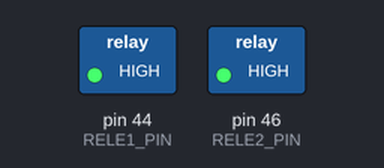
Recording of a sketch running on a simulated Arduino Mega 2560, built with avr-gcc and run on an emulated ATmega2560. Shown: switched loads named in the sketch (green lamp = pin HIGH). Pins used as bus, display or sensor lines are not drawn.

Above: at 1.0 s.
At 2.5 s:
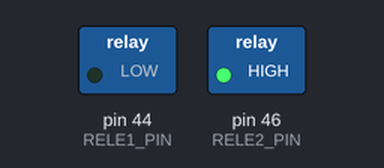
At 3.5 s:
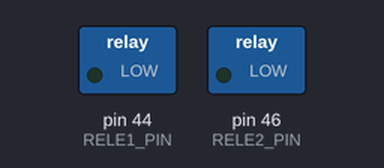
At 4.5 s:
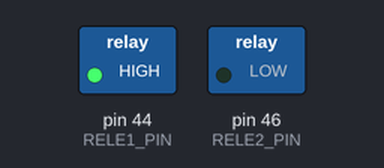
Timing chart, 0 to 5.2 s (numbered marks = the images above):
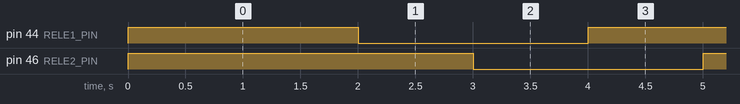

Measured:
- by itself, pin 44 (RELE1_PIN), pin 46 (RELE2_PIN): alternates HIGH for 2.0 s and LOW for 2.0 s
- by itself, everything shown: repeats every 4.0 s, in 4 steps

The sketch:

4ChR.ino
```cpp
// 4 channel rele
#define RELE1_PIN 44
#define RELE2_PIN 46
#define RELE_VCC  42

void setup() {
  pinMode(RELE1_PIN, OUTPUT);
  pinMode(RELE2_PIN, OUTPUT);
  pinMode(RELE_VCC, OUTPUT);
  digitalWrite(RELE1_PIN, HIGH);
  digitalWrite(RELE2_PIN, HIGH);
  digitalWrite(RELE_VCC, HIGH);
}
void loop() {
  digitalWrite(RELE1_PIN, HIGH);   //relé1 rozepnuto (záleží také na typu)
  delay(1000);                     //1 s čekání
  digitalWrite(RELE2_PIN, HIGH);   //relé2 rozepnuto (záleží také na typu)
  delay(1000);                     //1 s čekání
  digitalWrite(RELE1_PIN, LOW);    //relé1 sepnuto (záleží také na typu relé)
  delay(1000);                     //1 s čekání
  digitalWrite(RELE2_PIN, LOW);    //relé2 sepnuto (záleží také na typu relé)
  delay(1000);                     //1 s čekání
} 
```
